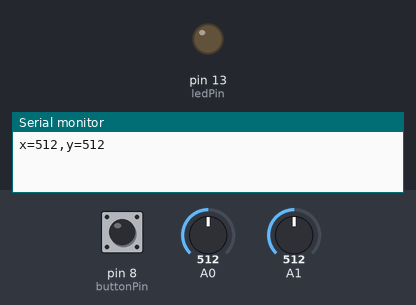
This sketch was run on a simulated Arduino Uno, built with avr-gcc and run on an emulated ATmega328P. Parts: output pins drawn as LEDs (lit = HIGH), the last lines printed to the serial monitor. The test bench sets the inputs (shaded band); at power-on: pin 8 (buttonPin) HIGH, A0 = 512, A1 = 512.

Above: at 0.1 s.
At 0.6 s:
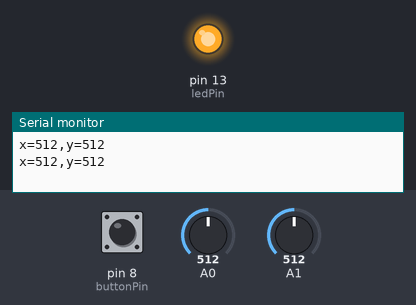
Timing chart, 0 to 2.5 s (numbered marks = the images above):
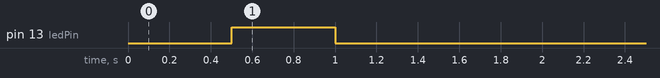

Measured:
- by itself, pin 13 (ledPin): LOW → HIGH at 0.50 s, → LOW 0.50 s later

The sketch:

joystick.ino
```cpp
const int buttonPin = 8;    // the number of the pushbutton pin
const int ledPin = 13;      // the number of the LED pin

// Variables will change:
int ledState = HIGH;         // the current state of the output pin
int buttonState;             // the current reading from the input pin
int lastButtonState = LOW;   // the previous reading from the input pin
long lastDebounceTime = 0;  // the last time the output pin was toggled
long debounceDelay = 50;    // the debounce time; increase if the output flickers

void setup() {
  Serial.begin(9600);
  pinMode(buttonPin, INPUT_PULLUP);
  pinMode(ledPin, OUTPUT);
}

void loop() {
  // put your main code here, to run repeatedly:

  Serial.print("x=");
  Serial.print(analogRead(A0));
  Serial.print(",y=");
  Serial.println(analogRead(A1));

  delay(500);

  // read the state of the switch into a local variable:
  int reading = digitalRead(buttonPin);
  if (reading != lastButtonState) {
    lastDebounceTime = millis();
  }

  if ((millis() - lastDebounceTime) > debounceDelay) {
    if (reading != buttonState) {
      buttonState = reading;

      if (buttonState == HIGH) {
        ledState = !ledState;
        Serial.println(ledState);
      }
    }
  }

  // set the LED:
  digitalWrite(ledPin, ledState);

  lastButtonState = reading;
}
```
